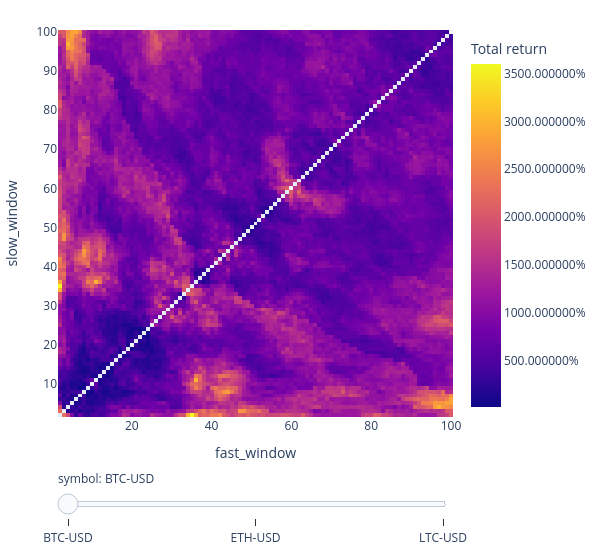

Notebook code for this chart:
### Code cell
#For fans of hyperparameter optimization: here is a snippet for testing 10,000 window combinations of a dual SMA crossover strategy on BTC, USD, and LTC:

symbols = ["BTC-USD", "ETH-USD", "LTC-USD"]
price = vbt.YFData.download(symbols, missing_index='drop').get('Close')

windows = np.arange(2, 101)
fast_ma, slow_ma = vbt.MA.run_combs(price, window=windows, r=2, short_names=['fast', 'slow'])
entries = fast_ma.ma_crossed_above(slow_ma)
exits = fast_ma.ma_crossed_below(slow_ma)

pf_kwargs = dict(size=np.inf, fees=0.001, freq='1D')
pf = vbt.Portfolio.from_signals(price, entries, exits, **pf_kwargs)

fig = pf.total_return().vbt.heatmap(
    x_level='fast_window', y_level='slow_window', slider_level='symbol', symmetric=True,
    trace_kwargs=dict(colorbar=dict(title='Total return', tickformat='%')))
fig.show()

### Figure 1 — Plotly figure (JSON) as saved in the notebook; plotly's stock layout.template omitted (floating-point values rounded to 4 significant figures; data arrays with more than 128 entries replaced by an {"elided": "..."} marker saying what was removed)
{"data": [{"colorbar": {"tickformat": "%", "title": {"text": "Total return"}}, "colorscale": [[0, "#0d0887"], [0.1111, "#46039f"], [0.2222, "#7201a8"], [0.3333, "#9c179e"], [0.4444, "#bd3786"], [0.5556, "#d8576b"], [0.6667, "#ed7953"], [0.7778, "#fb9f3a"], [0.8889, "#fdca26"], [1, "#f0f921"]], "hoverongaps": false, "hovertemplate": "fast_window: %{x}<br>slow_window: %{y}<br>value: %{z}<extra></extra>", "name": "BTC-USD", "type": "heatmap", "uid": "4234ed00-191a-4420-8047-e0cda55bfde6", "visible": true, "x": [2, 3, 4, 5, 6, 7, 8, 9, 10, 11, 12, 13, 14, 15, 16, 17, 18, 19, 20, 21, 22, 23, 24, 25, 26, 27, 28, 29, 30, 31, 32, 33, 34, 35, 36, 37, 38, 39, 40, 41, 42, 43, 44, 45, 46, 47, 48, 49, 50, 51, 52, 53, 54, 55, 56, 57, 58, 59, 60, 61, 62, 63, 64, 65, 66, 67, 68, 69, 70, 71, 72, 73, 74, 75, 76, 77, 78, 79, 80, 81, 82, 83, 84, 85, 86, 87, 88, 89, 90, 91, 92, 93, 94, 95, 96, 97, 98, 99, 100], "y": [2, 3, 4, 5, 6, 7, 8, 9, 10, 11, 12, 13, 14, 15, 16, 17, 18, 19, 20, 21, 22, 23, 24, 25, 26, 27, 28, 29, 30, 31, 32, 33, 34, 35, 36, 37, 38, 39, 40, 41, 42, 43, 44, 45, 46, 47, 48, 49, 50, 51, 52, 53, 54, 55, 56, 57, 58, 59, 60, 61, 62, 63, 64, 65, 66, 67, 68, 69, 70, 71, 72, 73, 74, 75, 76, 77, 78, 79, 80, 81, 82, 83, 84, 85, 86, 87, 88, 89, 90, 91, 92, 93, 94, 95, 96, 97, 98, 99, 100], "z": {"elided": "99x99 float values"}}, {"colorbar": {"tickformat": "%", "title": {"text": "Total return"}}, "colorscale": [[0, "#0d0887"], [0.1111, "#46039f"], [0.2222, "#7201a8"], [0.3333, "#9c179e"], [0.4444, "#bd3786"], [0.5556, "#d8576b"], [0.6667, "#ed7953"], [0.7778, "#fb9f3a"], [0.8889, "#fdca26"], [1, "#f0f921"]], "hoverongaps": false, "hovertemplate": "fast_window: %{x}<br>slow_window: %{y}<br>value: %{z}<extra></extra>", "name": "ETH-USD", "type": "heatmap", "uid": "2b1c2dde-ea7d-482f-b270-4acce94c772a", "visible": false, "x": [2, 3, 4, 5, 6, 7, 8, 9, 10, 11, 12, 13, 14, 15, 16, 17, 18, 19, 20, 21, 22, 23, 24, 25, 26, 27, 28, 29, 30, 31, 32, 33, 34, 35, 36, 37, 38, 39, 40, 41, 42, 43, 44, 45, 46, 47, 48, 49, 50, 51, 52, 53, 54, 55, 56, 57, 58, 59, 60, 61, 62, 63, 64, 65, 66, 67, 68, 69, 70, 71, 72, 73, 74, 75, 76, 77, 78, 79, 80, 81, 82, 83, 84, 85, 86, 87, 88, 89, 90, 91, 92, 93, 94, 95, 96, 97, 98, 99, 100], "y": [2, 3, 4, 5, 6, 7, 8, 9, 10, 11, 12, 13, 14, 15, 16, 17, 18, 19, 20, 21, 22, 23, 24, 25, 26, 27, 28, 29, 30, 31, 32, 33, 34, 35, 36, 37, 38, 39, 40, 41, 42, 43, 44, 45, 46, 47, 48, 49, 50, 51, 52, 53, 54, 55, 56, 57, 58, 59, 60, 61, 62, 63, 64, 65, 66, 67, 68, 69, 70, 71, 72, 73, 74, 75, 76, 77, 78, 79, 80, 81, 82, 83, 84, 85, 86, 87, 88, 89, 90, 91, 92, 93, 94, 95, 96, 97, 98, 99, 100], "z": {"elided": "99x99 float values"}}, {"colorbar": {"tickformat": "%", "title": {"text": "Total return"}}, "colorscale": [[0, "#0d0887"], [0.1111, "#46039f"], [0.2222, "#7201a8"], [0.3333, "#9c179e"], [0.4444, "#bd3786"], [0.5556, "#d8576b"], [0.6667, "#ed7953"], [0.7778, "#fb9f3a"], [0.8889, "#fdca26"], [1, "#f0f921"]], "hoverongaps": false, "hovertemplate": "fast_window: %{x}<br>slow_window: %{y}<br>value: %{z}<extra></extra>", "name": "LTC-USD", "type": "heatmap", "uid": "f4bd7a46-b36f-4616-8484-f9ce8fce4924", "visible": false, "x": [2, 3, 4, 5, 6, 7, 8, 9, 10, 11, 12, 13, 14, 15, 16, 17, 18, 19, 20, 21, 22, 23, 24, 25, 26, 27, 28, 29, 30, 31, 32, 33, 34, 35, 36, 37, 38, 39, 40, 41, 42, 43, 44, 45, 46, 47, 48, 49, 50, 51, 52, 53, 54, 55, 56, 57, 58, 59, 60, 61, 62, 63, 64, 65, 66, 67, 68, 69, 70, 71, 72, 73, 74, 75, 76, 77, 78, 79, 80, 81, 82, 83, 84, 85, 86, 87, 88, 89, 90, 91, 92, 93, 94, 95, 96, 97, 98, 99, 100], "y": [2, 3, 4, 5, 6, 7, 8, 9, 10, 11, 12, 13, 14, 15, 16, 17, 18, 19, 20, 21, 22, 23, 24, 25, 26, 27, 28, 29, 30, 31, 32, 33, 34, 35, 36, 37, 38, 39, 40, 41, 42, 43, 44, 45, 46, 47, 48, 49, 50, 51, 52, 53, 54, 55, 56, 57, 58, 59, 60, 61, 62, 63, 64, 65, 66, 67, 68, 69, 70, 71, 72, 73, 74, 75, 76, 77, 78, 79, 80, 81, 82, 83, 84, 85, 86, 87, 88, 89, 90, 91, 92, 93, 94, 95, 96, 97, 98, 99, 100], "z": {"elided": "99x99 float values"}}], "layout": {"height": 555, "legend": {"orientation": "h", "traceorder": "normal", "x": 1, "xanchor": "right", "y": 1.02, "yanchor": "bottom"}, "margin": {"b": 30, "l": 30, "r": 30, "t": 30}, "sliders": [{"active": 0, "currentvalue": {"prefix": "symbol: "}, "pad": {"t": 50}, "steps": [{"args": [{"visible": [true, false, false]}, {}], "label": "BTC-USD", "method": "update"}, {"args": [{"visible": [false, true, false]}, {}], "label": "ETH-USD", "method": "update"}, {"args": [{"visible": [false, false, true]}, {}], "label": "LTC-USD", "method": "update"}]}], "width": 605, "xaxis": {"title": {"text": "fast_window"}}, "yaxis": {"title": {"text": "slow_window"}}}}
